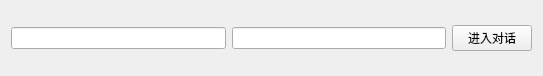
<?xml version="1.0" encoding="UTF-8"?>
<ui version="4.0">
 <class>TopicDataBrief</class>
 <widget class="QWidget" name="TopicDataBrief">
  <property name="geometry">
   <rect>
    <x>0</x>
    <y>0</y>
    <width>543</width>
    <height>76</height>
   </rect>
  </property>
  <property name="windowTitle">
   <string>MedicalIntelligence (Doctor Client)</string>
  </property>
  <layout class="QGridLayout" name="gridLayout">
   <item row="0" column="0">
    <widget class="QLineEdit" name="topicId"/>
   </item>
   <item row="0" column="1">
    <widget class="QLineEdit" name="time"/>
   </item>
   <item row="0" column="2">
    <widget class="QPushButton" name="details">
     <property name="text">
      <string>进入对话</string>
     </property>
    </widget>
   </item>
  </layout>
 </widget>
 <resources/>
 <connections/>
</ui>
